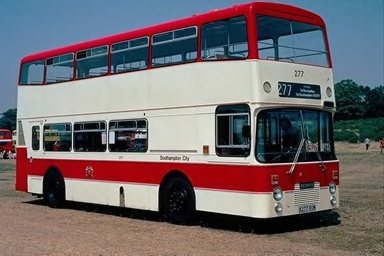
%> input picture image.orig/380.jpg, 384 x 256 px
$ octave --eval "result = featureVector(imread('image.orig/380.jpg'));"   (GNU Octave 9; MATLAB toolbox functions it lacks are replaced by stand-ins)
%> lines starting %> are read from the running program, lines starting %| are printed output that depends on the picture
### colorMoment.m
function colorMoments = colorMoment(image)

% %=======================================================================
% This function computes the color moment of the input image
% The color moment is calculated based on method proposed by Stricker and
% Orengo [1]
% [1] Stricker, M. and Orengo, M.: "Similarity of Color Images" in Proc.
% SPIE Storage and Retrieval for Still Image and Video Databases III,
% February 1995, San Jose, CA, USA, pp. 381-392
% %=======================================================================

% convert from rgb to hsv
image = rgb2hsv(image);

% extract color channels
H = double(image(:, :, 1));
S = double(image(:, :, 2));
V = double(image(:, :, 3));

% vectorize each channel
H = H(:);
S = S(:);
V = V(:);

% compute color moments for each channel
meanH = mean(H);
stdH = std(H);
skwH = skewness(H);

meanS = mean(S);
stdS = std(S);
skwS = skewness(S);

meanV = mean(V);
stdV = std(V);
skwV = skewness(V);

% construct output vector
colorMoments = zeros(1, 9);
colorMoments(1, :) = [meanH, stdH, skwH, meanS, stdS, skwS, meanV, stdV, skwV];

end

### lbp.m
function lbpval = lbp(image, R)

% %=======================================================================
% This function computes the LBP transformation of the input image
% Input_Im.
% The parameters of the LBP operator are (P = 8, R),
% where P - the number of sampling points in the region with the radius R.
% Radius R is the input parameter of the function.
% Possible values for R = 1, 2, 3, etc.
% If input image is COLOR, then the grayscale transformation is performed.
% Author: Olegs Nikisins
% Modified by: Arwan Ahmad Khoiruddin
% Modification note: we find the histogram, not all the lbp values
% histogram is chosen because it will make the algorithm to be dependent to
% image size
% Last modified: 31 March 2016
% %=======================================================================

% if the input
if size(image, 3) == 3
    image = rgb2gray(image);
end;
L = 2*R + 1; %% The size of the LBP label
C = round(L/2);

image = uint8(image);
row_max = size(image,1)-L+1;
col_max = size(image,2)-L+1;

tmpval = zeros(row_max, col_max);

for i = 1:row_max
    for j = 1:col_max
        A = image(i:i+L-1, j:j+L-1);
        A = A+1-A(C,C);
        A(A>0) = 1;
        tmpval(i,j) = A(C,L) + A(L,L)*2 + A(L,C)*4 + A(L,1)*8 + A(C,1)*16 + A(1,1)*32 + A(1,C)*64 + A(1,L)*128;
    end;
end;

lbpval = hist(tmpval(:), 255);

### featureVector.m
function f = featureVector(image)
% %=======================================================================
% This function computes the feature vector of each image
% The feature vector contains color moment and lbp
% Author: Arwan Ahmad Khoiruddin
% Last modified: 31 March 2016
% %=======================================================================

% calculate color moment of input image
imag_cm = colorMoment(image);
%> in colorMoment, `image = rgb2hsv(image);`: image: size 256x384x3 double; mean H, S, V 0.414, 0.393, 0.52
%> in colorMoment, `H = double(image(:, :, 1));`:
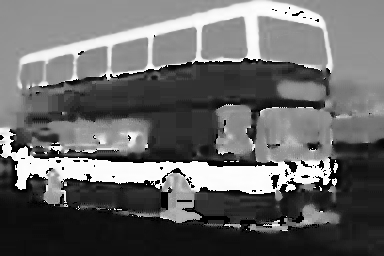
%> H: size 256x384 double; min 0, max 0.999, mean 0.414
%> in colorMoment, `S = double(image(:, :, 2));`:
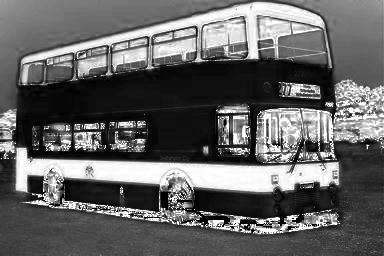
%> S: size 256x384 double; min 0, max 1, mean 0.393
%> in colorMoment, `V = double(image(:, :, 3));`:
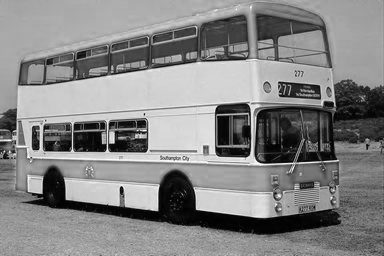
%> V: size 256x384 double; min 0, max 1, mean 0.52
%> in colorMoment, `meanH = mean(H);`: meanH = 0.414
%> in colorMoment, `stdH = std(H);`: stdH = 0.305
%> in colorMoment, `skwH = skewness(H);`: skwH = 0.4
%> in colorMoment, `meanS = mean(S);`: meanS = 0.393
%> in colorMoment, `stdS = std(S);`: stdS = 0.313
%> in colorMoment, `skwS = skewness(S);`: skwS = 0.677
%> in colorMoment, `meanV = mean(V);`: meanV = 0.52
%> in colorMoment, `stdV = std(V);`: stdV = 0.25
%> in colorMoment, `skwV = skewness(V);`: skwV = -0.575

% calculate local binary pattern of input image
imag_lbp = lbp(image, 3);

% vectorize the local binary patern
imag_lbp = imag_lbp(:);

% transpose lbp vector
imag_lbp = imag_lbp';

% feature vector
f = [imag_cm imag_lbp];
end
%> in featureVector, `imag_cm = colorMoment(image);`: imag_cm = [0.414 0.305 0.4 0.393 0.313 0.677 0.52 0.25 -0.575]
%> in lbp, `image = rgb2gray(image);`:
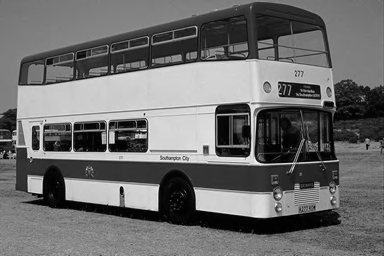
%> image: size 256x384 uint8; min 0, max 250, mean 108.8
%> after the loop in lbp, `for i = 1:row_max`:
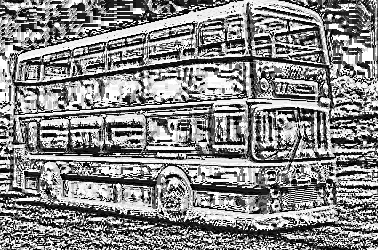
%> tmpval: size 250x378 double; min 0, max 255, mean 135.8
%> after the loop in lbp, `for i = 1:row_max`: A = [1 1 1 1 1 1 1; 1 1 1 1 1 1 0; 1 1 1 0 1 1 1; 1 1 0 1 1 1 1; 1 1 1 1 1 1 0; 1 1 1 1 1 1 1; 1 1 1 1 1 1 0]
%> in lbp, `lbpval = hist(tmpval(:), 255);`: lbpval = 255 values, max 10844 at index 255, min 25 at index 165, mean 370.6
%> in featureVector, `imag_lbp = lbp(image, 3);`: imag_lbp has the same summary as lbpval in lbp
%> in featureVector, `f = [imag_cm imag_lbp];`: f = 264 values, max 10844 at index 264, min -0.575 at index 9, mean 358
%> `result = featureVector(imread('image.orig/380.jpg'));`: result has the same summary as f in featureVector

$ run again, on image.orig/402.jpg
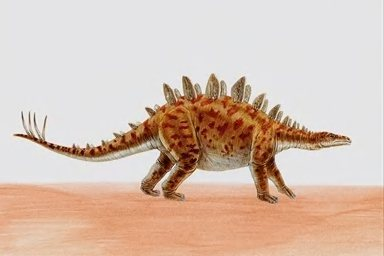
%> input picture image.orig/402.jpg, 384 x 256 px
%> in colorMoment, `V = double(image(:, :, 3));`:
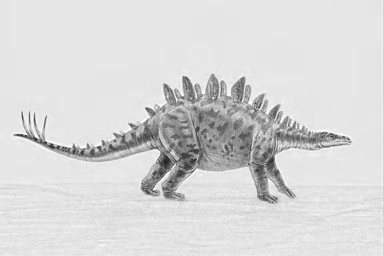
%> V: size 256x384 double; min 0.122, max 1, mean 0.846
%> meanH = 0.3
%> stdH = 0.302
%> skwH = 0.448
%> meanS = 0.209
%> stdS = 0.262
%> skwS = 1.14
%> meanV = 0.846
%> stdV = 0.132
%> skwV = -2.48
%> imag_cm = [0.3 0.302 0.448 0.209 0.262 1.14 0.846 0.132 -2.48]
%> after the loop in lbp, `for i = 1:row_max`:
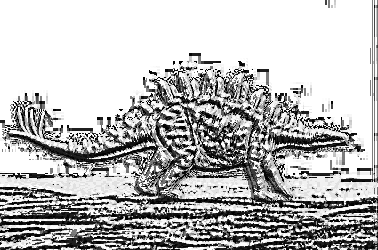
%> tmpval: size 250x378 double; min 0, max 255, mean 186.8
%> after the loop in lbp, `for i = 1:row_max`: A = [0 0 0 0 0 1 0; 1 0 0 0 1 1 0; 1 0 1 0 1 1 0; 0 0 1 1 1 1 0; 0 0 1 1 1 1 0; 1 1 1 1 1 1 0; 1 1 1 1 1 1 0]
%> lbpval = 255 values, max 43688 at index 255, min 11 at index 85, mean 370.6
%> imag_lbp has the same summary as lbpval in lbp
%> f = 264 values, max 43688 at index 264, min -2.48 at index 9, mean 358
%> result has the same summary as f in featureVector
